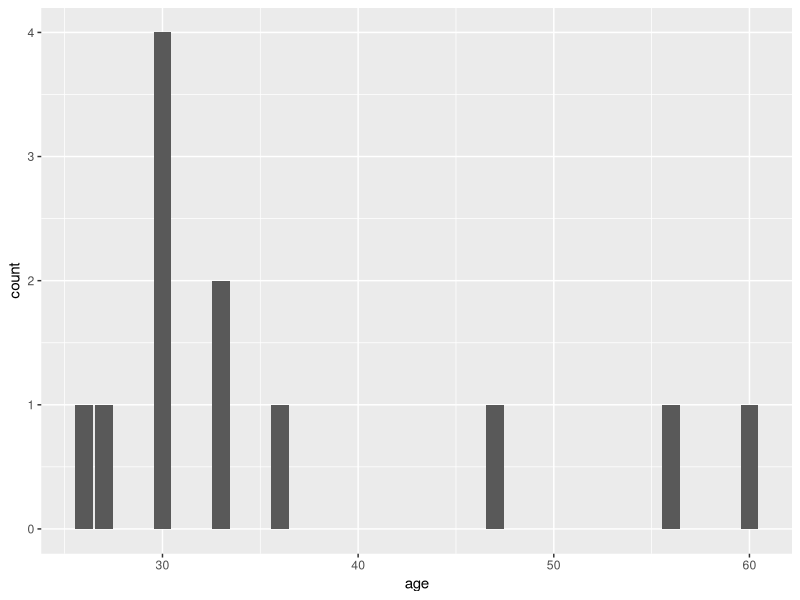
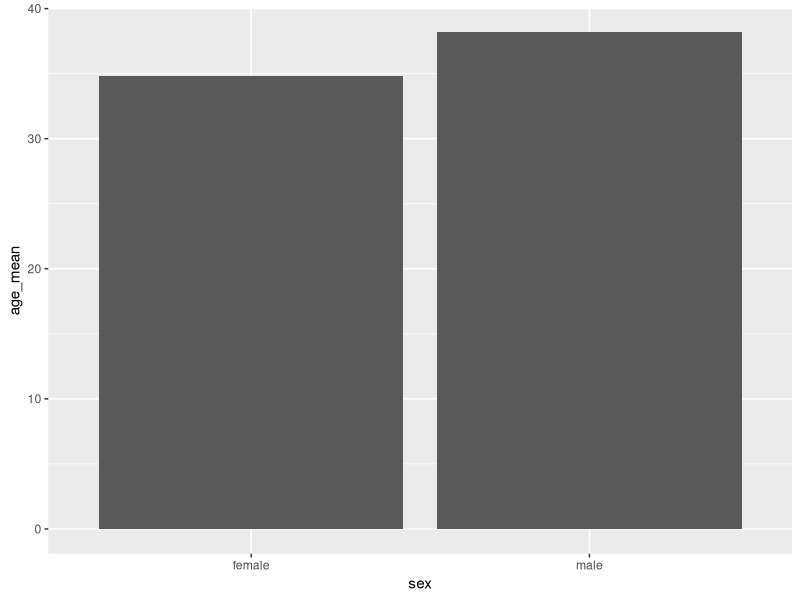
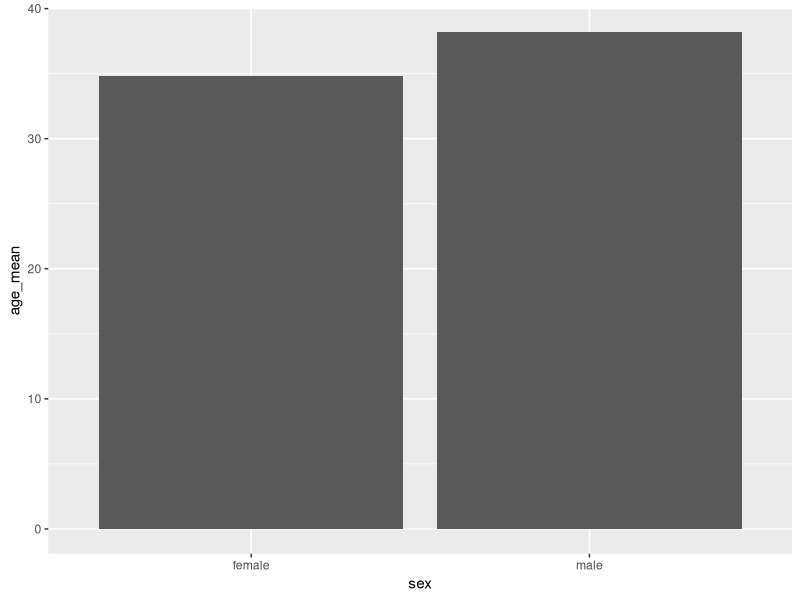

Generate these figures, in order, with R:
## ---- chunk 1
library(dplyr)
## ---- chunk 2
names <- c("Antony", "Briony", "Dan","Imelda", "Jon", "Karen","Kim-Joy","Luke","Manon", "Rahul", "Ruby" ,"Terry")

sex <- c("male", "female","male", "female", "male", "female", "female","male", "female", "male", "female", "male")

hometown <- c("London", "Bristol", "London", "County Tyrone", "Newport","Wakefield", "Leeds", "Sheffield", "London", "Rotherham","London", "West Midlands")

occupation <- c("Banker", "Full-time parent", "Full-time parent", "Countryside recreation officer", "Blood courier", "In-store sampling assistant", "Mental health specialist","Civil servant/house and techno DJ", "Software project manager", "Research scientist", "Project manager", "Retired air steward")

age <- c(30, 33, 36, 33, 47, 60, 27, 30, 26, 30, 30, 56)
## ---- chunk 3
gbbo1<-data.frame(names, age, sex, occupation)
gbbo2<-data.frame(names, hometown)
## ---- chunk 4
gbbo3<-select(gbbo1, names, age, sex)
View(gbbo3) # This allows you to see the dataset in a different tab
## ---- chunk 5
filter(gbbo3, age<30)

gbbo4<-filter(gbbo1, age<30)
## ---- chunk 6
left_join(gbbo1, gbbo2, by = "names")
## ---- chunk 7
gbbo_all<- left_join(gbbo1, gbbo2, by = "names")
## ---- chunk 8
rename(gbbo_all, "city"="hometown")
## ---- chunk 9
summarise(gbbo_all, mean(age))
## ---- chunk 10
summarise(gbbo_all, mean_age=mean(age))
## ---- chunk 11
summarise(gbbo_all, mean_age=mean(age),
                    sd(age),
                    median(age))
## ---- chunk 12
group_by(gbbo_all, sex)
## ---- chunk 13
bysex<-group_by(gbbo_all, sex) 
## ---- chunk 14
summarise(bysex, age_mean=mean(age))
## ---- chunk 15
gbbo_all %>%                      # Take the data 
  group_by(sex) %>%               # Now group it by sex
  summarise(age_mean=mean(age))   # This is to create our aggregated variable, all in one go!
## ---- chunk 16
summary_gbbo <- gbbo_all %>%
  group_by(sex) %>%   
  summarise(age_mean=mean(age))

summary_gbbo # this is to print the results on the console
## ---- chunk 17
library(ggplot2)
## ---- chunk 18
ggplot(gbbo_all, aes(age)) + geom_bar()
## ---- chunk 19
ggplot(gbbo_all %>%                           
  group_by(sex) %>%
  summarise(age_mean=mean(age)), 
  aes(y=age_mean, x=sex)) + 
  geom_bar(stat = "identity") # we need to specify stat="identity" for the value itself to be plotted
## ---- chunk 20
mean_by_sex<-gbbo_all %>%                           
  group_by(sex) %>%
  summarise(age_mean=mean(age))
## ---- chunk 21
ggplot(mean_by_sex, aes(y=age_mean, x=sex)) + geom_bar(stat = "identity")
